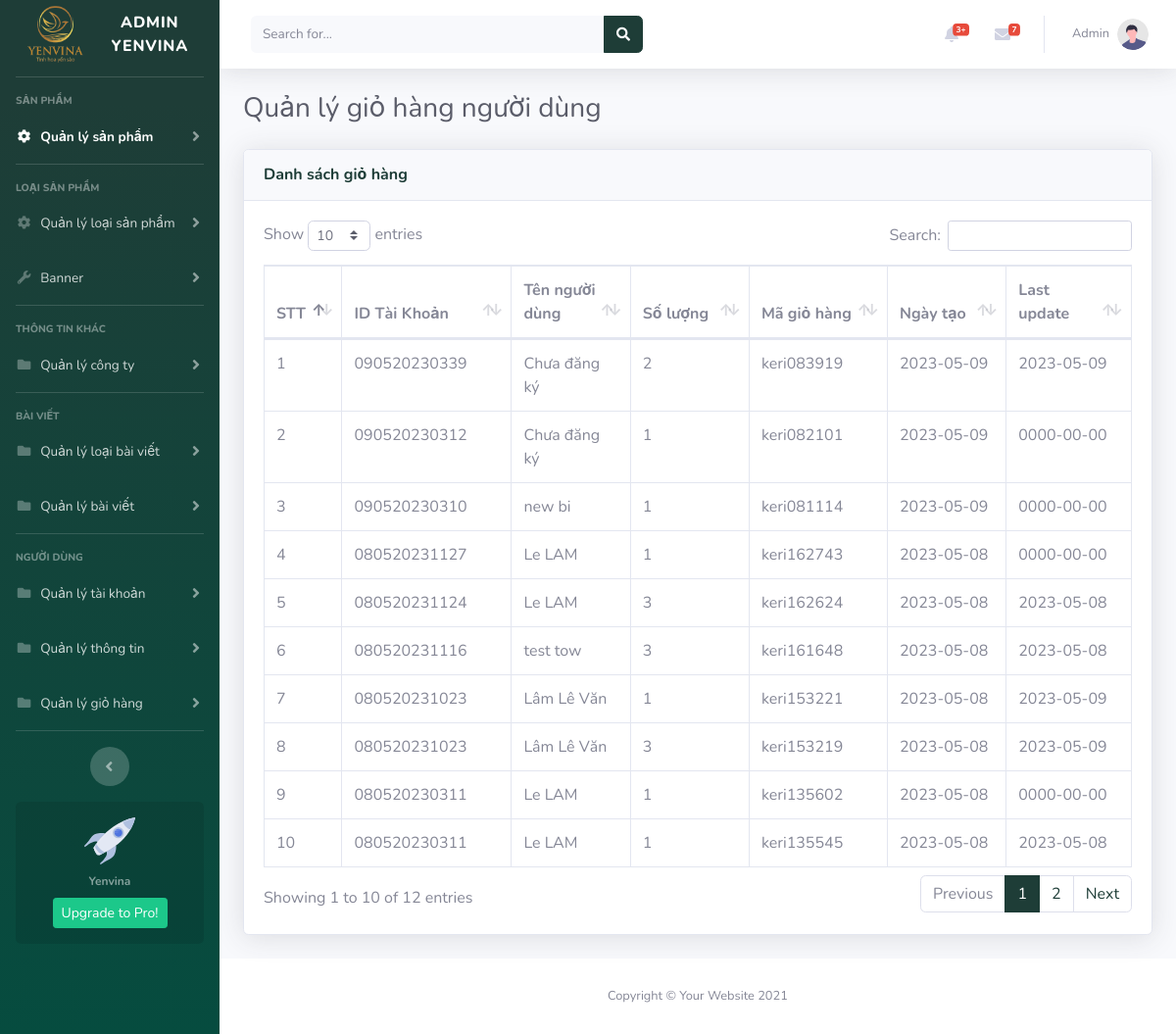
/admin_yenvina/cart_list.php (signed in), run on an earlier commit of the app's database.
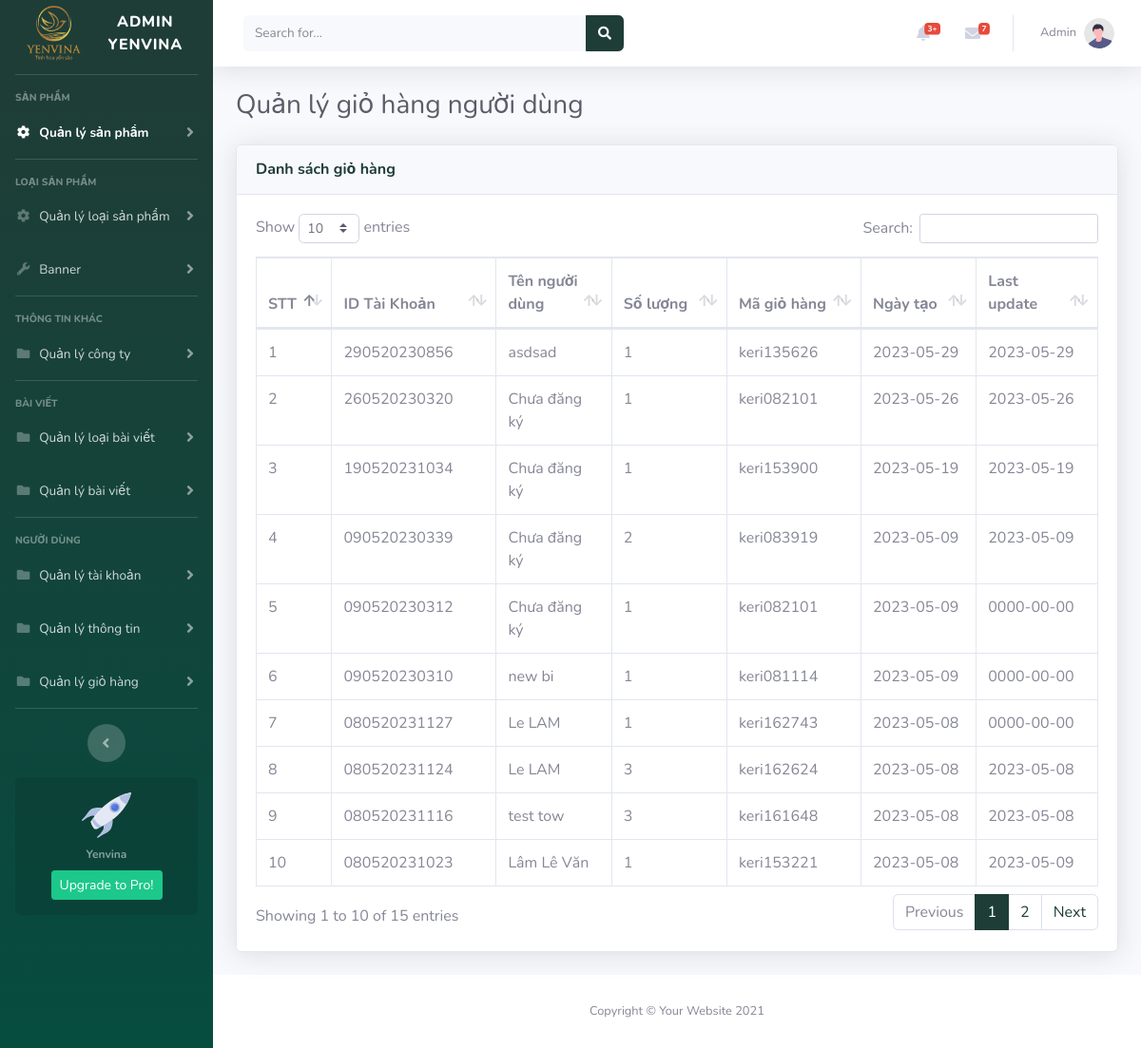
And on a later commit of the database.
### tables this page shows
CREATE TABLE `cart` (
  `id_cart` int(11) NOT NULL,
  `product_id` int(11) NOT NULL,
  `user_id` text NOT NULL,
  `quantity` int(11) NOT NULL,
  `code` text NOT NULL,
  `create_at` date NOT NULL DEFAULT current_timestamp(),
  `update_at` date NOT NULL
);

CREATE TABLE `info_user` (
  `info_id` int(11) NOT NULL,
  `user_id` text NOT NULL,
  `name_user` text NOT NULL,
  `phone` text NOT NULL,
  `address` text NOT NULL,
  `create_at` date NOT NULL DEFAULT current_timestamp(),
  `update_at` date NOT NULL
);

### model/database.php (called while the page is built, shortened)
<?php
class Database
{
    public static $connection = NULL;
    public function __construct()
    {
        if(!self::$connection) {
            self::$connection = new mysqli(DB_HOST, DB_USER, DB_PASSWORD, DB_NAME, PORT);
            self::$connection->set_charset('utf8mb4');
        }
        return self::$connection;
    }
    public function select($sql)
    {
        $sql->execute();
        $items = $sql->get_result()->fetch_all(MYSQLI_ASSOC);
        return $items;
    }
}

### model/cart.php (called while the page is built, shortened)
<?php
require_once __DIR__."/database.php";
class Cart extends Database{
    function getAllCartOfUser(){
        $sql = parent::$connection->prepare("SELECT * FROM cart ORDER BY `id_cart` DESC");
        return parent::select($sql);
    }
}

### model/user_web.php (called while the page is built, shortened)
<?php
require_once __DIR__."/database.php";
class UserWeb extends Database{
    function getUserById($user_id){
        $sql = parent::$connection->prepare("SELECT * FROM info_user WHERE user_id = ?");
        $sql->bind_param('s', $user_id);
        return parent::select($sql);
    }
}

### admin_yenvina/cart_list.php (the view)
<?php
include_once "./header.php";
require_once  "../model/user_web.php";
require_once  "../model/cart.php";
$user = new UserWeb();
$cart = new Cart();
$getAllCartOfUser = $cart->getAllCartOfUser();
?>
            <div class="container-fluid">
                <div class="d-sm-flex align-items-center justify-content-between mb-4">
                    <h1 class="h3 mb-0 text-gray-800">Quản lý giỏ hàng người dùng</h1>
                </div>
                <div class="card shadow mb-4">
                        <div class="card-header py-3">
                            <h6 class="m-0 font-weight-bold text-primary">Danh sách giỏ hàng</h6>
                        </div>
                        <div class="card-body">
                            <div class="table-responsive">
                                <table class="table table-bordered" id="dataTable" width="100%" cellspacing="0">
                                    <thead>
                                        <tr>
                                            <th width="2%">STT</th>
                                            <th width="10%">ID Tài Khoản</th>
                                            <th width="10%">Tên người dùng</th>
                                            <th width="10%">Số lượng</th>
                                            <th width="10%">Mã giỏ hàng</th>
                                            <th width="10%">Ngày tạo</th>
                                            <th width="10%">Last update</th>
                                        </tr>
                                    </thead>
                                    <tbody>
                                        <?php
                                        $count = 1;
                                        foreach($getAllCartOfUser as $item){ ?>
                                        <tr>
                                            <td><?= $count++; ?></td>
                                            <td><?=$item['user_id']?></td>
                                            <?php
                                            $getUserById = $user->getUserById($item['user_id']);
                                                if(count($getUserById) > 0){?>
                                                    <td><?=$getUserById[0]['name_user']?></td>
                                            <?php }else{ ?>
                                                    <td>Chưa đăng ký</td>
                                                <?php } ?>
                                            <td><?=$item['quantity']?></td>
                                            <td><?=$item['code']?></td>
                                            <td><?=$item['create_at']?></td>
                                            <td><?=$item['update_at']?></td>
                                        </tr>
                                        <?php } ?>
                                    </tbody>
                                </table>
                            </div>
                        </div>
                    </div>
                </div>
            </div>
    <?php
include "./footer.php";
    ?>

What changed in the data, as far as the page shows it:
no longer on this page (row unchanged): cart: user "080520231023", info_user.name_user "Lâm Lê Văn", quantity "3", code "keri153219", create_at "2023-05-08", update_at "2023-05-09"
no longer on this page (row unchanged): cart: user "080520230311", info_user.name_user "Le LAM", quantity "1", code "keri135602", create_at "2023-05-08", update_at "0000-00-00"
no longer on this page (row unchanged): cart: user "080520230311", info_user.name_user "Le LAM", quantity "1", code "keri135545", create_at "2023-05-08", update_at "2023-05-08"
added cart: user "290520230856", info_user.name_user "asdsad", quantity "1", code "keri135626", create_at "2023-05-29", update_at "2023-05-29"
added cart: user "260520230320", shows "Chưa đăng ký", quantity "1", code "keri082101", create_at "2023-05-26", update_at "2023-05-26"
added cart: user "190520231034", shows "Chưa đăng ký", quantity "1", code "keri153900", create_at "2023-05-19", update_at "2023-05-19"
Also different on the page:
text written by a page script: "Show entries Search: Showing 1 to 10 of 12 entries Previous 1 2 Next" → "Show entries Search: Showing 1 to 10 of 15 entries Previous 1 2 Next"
